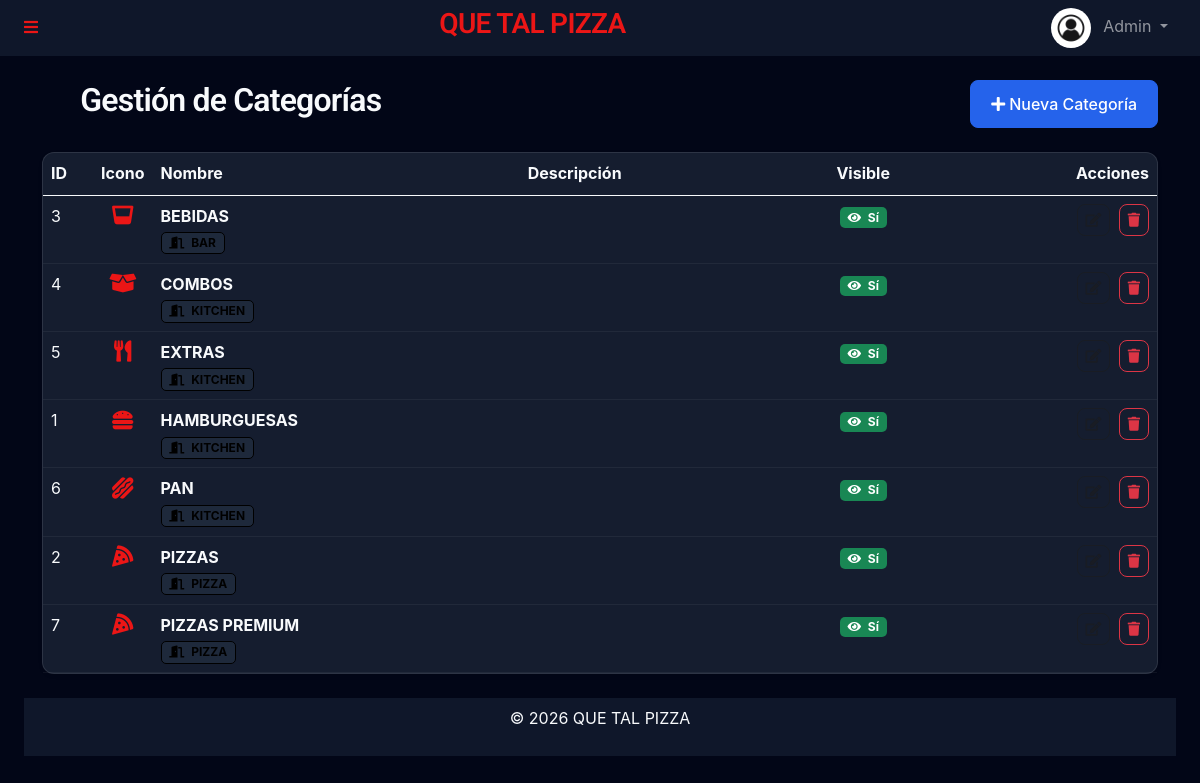
/admin/categories.php (signed in), run on an earlier commit of the app's database.
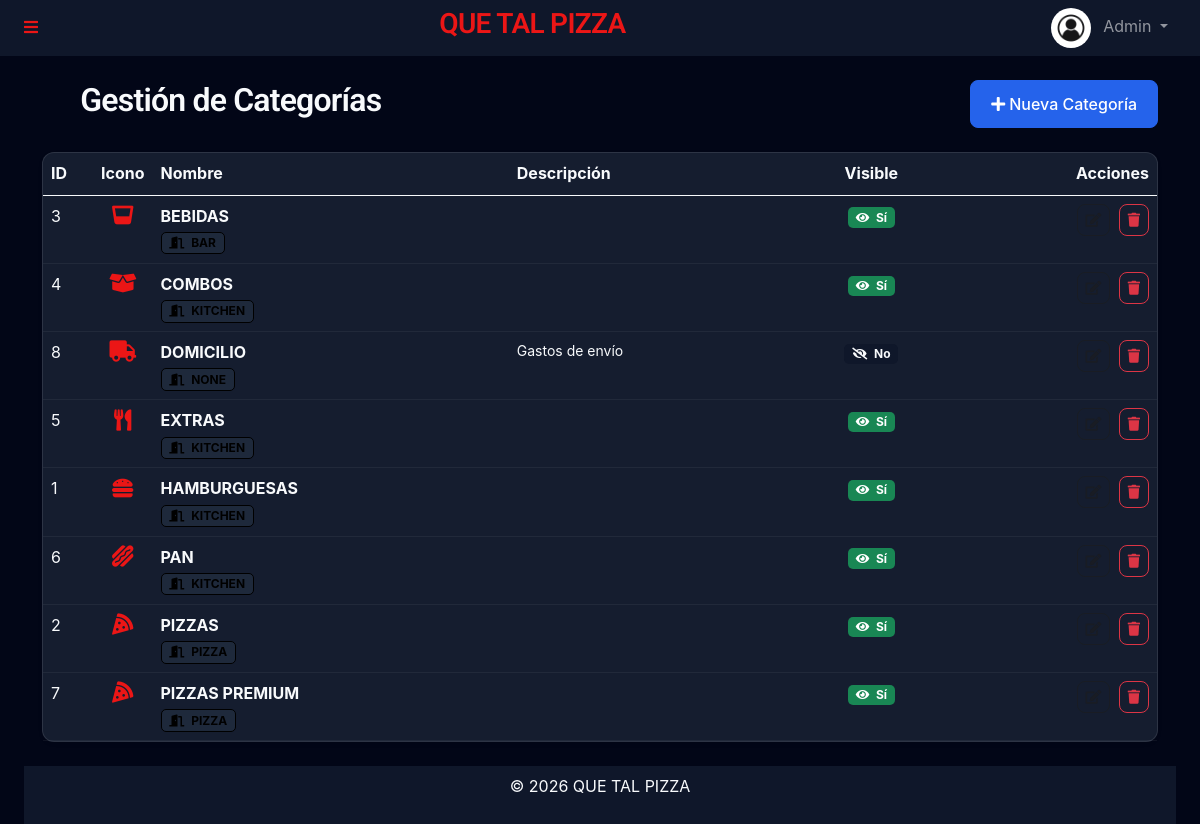
And on a later commit of the database.
### tables this page shows
CREATE TABLE `categories` (
  `id` int(11) NOT NULL,
  `name` varchar(100) NOT NULL,
  `kitchen_station` enum('pizza','kitchen','bar','none') DEFAULT 'kitchen',
  `icon` varchar(50) DEFAULT 'fa-tag',
  `description` text DEFAULT NULL,
  `is_visible` tinyint(1) DEFAULT 1,
  `created_at` timestamp NULL DEFAULT current_timestamp()
);

### funciones/ProductManager.php (called while the page is built, shortened)
<?php
class ProductManager
{
    private $db;
    public function __construct($db = null)
    {
        $this->db = $db ?: Database::getConnection();
    }
    public function getCategories($onlyVisible = false)
    {
        $sql = "SELECT * FROM categories";
        $sql .= " ORDER BY name ASC";
        $stmt = $this->db->query($sql);
        return $stmt->fetchAll(PDO::FETCH_ASSOC);
    }
}
?>

### admin/categories.php (the view, shortened to what this page needs)
<?php
require_once '../templates/autoload.php';
$categories = $productManager->getCategories();
require_once '../templates/header.php';
?>
<div class="container mt-4">
    <div class="d-flex justify-content-between align-items-center mb-4">
        <h2><i class="fa-solid fa-tags me-2"></i> Gestión de Categorías</h2>
        <button class="btn btn-primary" data-bs-toggle="modal" data-bs-target="#modalCreate">
            <i class="fa fa-plus me-1"></i> Nueva Categoría
        </button>
    </div>
    <div class="card shadow-sm">
        <div class="card-body p-0">
            <table class="table table-hover mb-0">
                <thead class="table-dark">
                    <tr>
                        <th style="width: 50px;">ID</th>
                        <th style="width: 50px;">Icono</th>
                        <th>Nombre</th>
                        <th>Descripción</th>
                        <th class="text-center">Visible</th>
                        <th class="text-end">Acciones</th>
                    </tr>
                </thead>
                <tbody>
                    <?php if (empty($categories)): ?>
                        <tr>
                            <td colspan="5" class="text-center py-4">No hay categorías configuradas.</td>
                        </tr>
                    <?php else: ?>
                        <?php foreach ($categories as $c): ?>
                            <tr>
                                <td>
                                    <?= $c['id'] ?>
                                </td>
                                <td class="text-center"><i
                                        class="fa <?= htmlspecialchars($c['icon'] ?? '') ?> fa-lg text-primary"></i></td>
                                <td><strong>
                                        <?= htmlspecialchars($c['name'] ?? '') ?>
                                    </strong>
                                    <br>
                                    <span class="badge bg-light text-dark border small">
                                        <i class="fa fa-door-open me-1"></i> <?= strtoupper($c['kitchen_station']) ?>
                                    </span>
                                </td>
                                <td class="text-muted small">
                                    <?= htmlspecialchars($c['description'] ?? '') ?>
                                </td>
                                <td class="text-center">
                                    <?php if ($c['is_visible']): ?>
                                        <span class="badge bg-success"><i class="fa fa-eye me-1"></i> Sí</span>
                                    <?php else: ?>
                                        <span class="badge bg-secondary"><i class="fa fa-eye-slash me-1"></i> No</span>
                                    <?php endif; ?>
                                </td>
                                <td class="text-end">
                                    <button class="btn btn-sm btn-outline-secondary me-1"
                                        onclick='openEditModal(<?= json_encode($c) ?>)'>
                                        <i class="fa fa-edit"></i>
                                    </button>
                                    <form action="" method="POST" class="d-inline"
                                        onsubmit="return confirm('¿Eliminar esta categoría? Los productos vinculados pasarán a ser SIN CATEGORÍA.')">
                                        <button class="btn btn-sm btn-outline-danger"><i class="fa fa-trash"></i></button>
                                    </form>
                                </td>
                            </tr>
                        <?php endforeach; ?>
                    <?php endif; ?>
                </tbody>
            </table>
        </div>
    </div>
</div>
<?php require_once '../templates/footer.php'; ?>

What changed in the data, as far as the page shows it:
added categories: id "8", name "DOMICILIO", kitchen_station "NONE", description "Gastos de envío", is_visible 0 (drawn)
